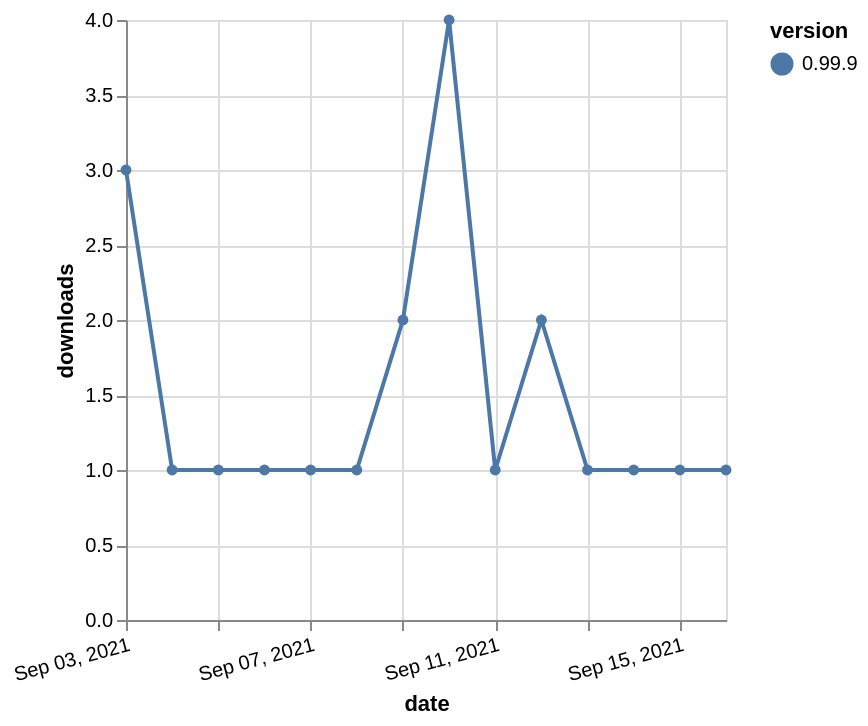

Specify this chart in Vega-Lite:
### Vega-Lite specification from a JSON file in a GitHub repository (floating-point values rounded to 4 significant figures)
{"$schema": "https://vega.github.io/schema/vega-lite/v5.json", "description": "A simple bar chart with embedded data.", "data": {"values": [{"date": "2021-09-03", "total": 244, "delta": 3, "version": "0.99.9"}, {"date": "2021-09-04", "total": 245, "delta": 1, "version": "0.99.9"}, {"date": "2021-09-05", "total": 246, "delta": 1, "version": "0.99.9"}, {"date": "2021-09-06", "total": 247, "delta": 1, "version": "0.99.9"}, {"date": "2021-09-07", "total": 248, "delta": 1, "version": "0.99.9"}, {"date": "2021-09-08", "total": 249, "delta": 1, "version": "0.99.9"}, {"date": "2021-09-09", "total": 251, "delta": 2, "version": "0.99.9"}, {"date": "2021-09-10", "total": 255, "delta": 4, "version": "0.99.9"}, {"date": "2021-09-11", "total": 256, "delta": 1, "version": "0.99.9"}, {"date": "2021-09-12", "total": 258, "delta": 2, "version": "0.99.9"}, {"date": "2021-09-13", "total": 259, "delta": 1, "version": "0.99.9"}, {"date": "2021-09-14", "total": 260, "delta": 1, "version": "0.99.9"}, {"date": "2021-09-15", "total": 261, "delta": 1, "version": "0.99.9"}, {"date": "2021-09-16", "total": 262, "delta": 1, "version": "0.99.9"}]}, "width": "container", "mark": {"type": "line", "point": {"filled": true}}, "encoding": {"x": {"field": "date", "type": "temporal", "timeUnit": "yearmonthdate", "title": "date", "axis": {"labelAngle": -15}}, "y": {"field": "delta", "type": "quantitative", "title": "downloads"}, "color": {"field": "version", "type": "nominal"}, "tooltip": {"field": "delta"}}}
